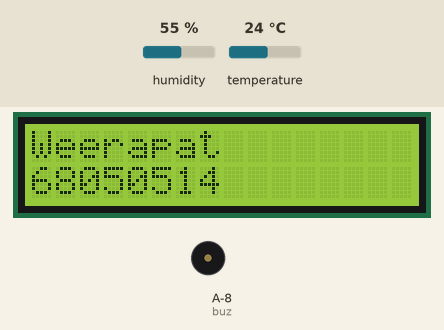
Simulated run of this sketch. Board: ATtiny85, built with avr-gcc and run on an emulated ATtiny85. On the bench: 16×2 character LCD, buzzer (waves = sounding). Inputs (shaded band) come from the test bench; at power-on: temperature 24 °C, humidity 55 %. What the sketch prints to the serial monitor is not drawn.

Above: at 2.6 s.
2.7 s: temperature set to 32 °C
At 5.4 s:
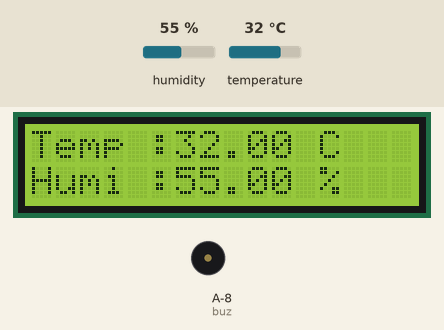
8.9 s: temperature set to 35 °C
At 9.9 s:
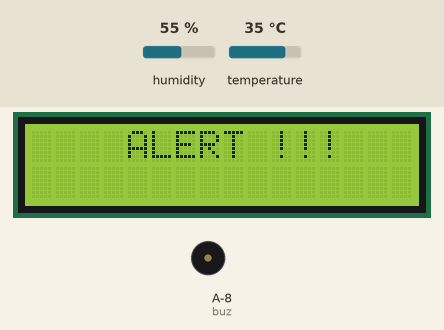
14.7 s: temperature set to 12 °C
At 18.7 s:
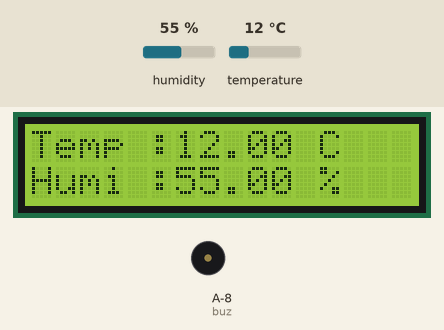
20.8 s: humidity set to 22 %
At 26.0 s:
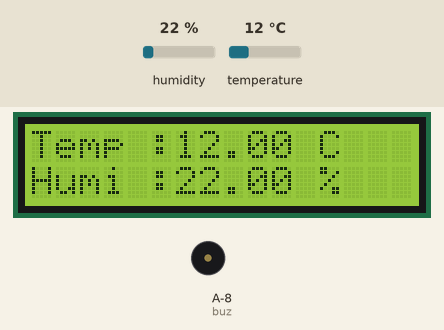
26.8 s: temperature set to 41 °C
At 30.0 s:
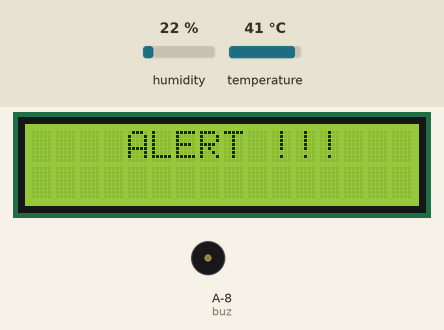
Timing chart, 0 to 31.5 s (numbered marks = the images above; inputs shaded):
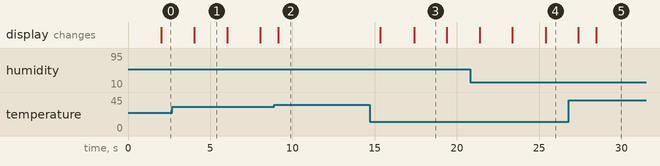

The sketch:

DHT-LCD-SEN.ino
```cpp
#include <DHT.h>
#include <LiquidCrystal_I2C.h>

#define DHTPIN 2
#define DHTTYPE DHT11
DHT dht(DHTPIN,DHTTYPE);

LiquidCrystal_I2C lcd(0x27, 16, 2);

#define buz 6

void setup(){
  Serial.begin(9600);
  Serial.println(F("DHT11 test!\n"));
  dht.begin();
  lcd.init(); // initialize the lcd
  lcd.backlight();
}
int time1 = millis();
bool st = 0 ;
float h ,t ;

void loop(){
  if (millis()-time1 >= 1000){
  h = dht.readHumidity();
  t = dht.readTemperature();
  }
  if  (t > 33){
    h = dht.readHumidity();
    t = dht.readTemperature();
    Serial.print("Humidity : ");
    Serial.print(h);
    Serial.print("      Temperature : ");
    Serial.println(t);
    lcd.clear(); // clear display
    lcd.setCursor(4, 0); // move cursor to (0, 0)
    lcd.print("ALERT !!!"); // print message at (0, 0)
    for (int i = 2000 ; i > 1000 ; i--){
      tone(buz,i);
      delay(1);
    }
    noTone(buz); // หยุดเสียง
    delay(1000); // รอ 1วินาที
    }

  else {
    if (millis() - time1 >= 2000) {
    st = !st ;
    time1 = millis();
    switch (st) {
    case 0 :
      h = dht.readHumidity();
      t = dht.readTemperature();
      Serial.print("Humidity : ");
      Serial.print(h);
      Serial.print("      Temperature : ");
      Serial.println(t);
      lcd.clear(); // clear display
      lcd.setCursor(0, 0); // move cursor to (0, 0)
      lcd.print("Temp :"); // print message at (0, 0)
      lcd.setCursor(6, 0); // move cursor to (2, 1)
      lcd.print(t); // print message at (2, 1)
      lcd.print(" C"); // print message at (0, 0)
      lcd.setCursor(0, 1); // move cursor to (0, 0)
      lcd.print("Humi :"); // print message at (0, 0)
      lcd.setCursor(6, 1); // move cursor to (2, 1)
      lcd.print(h); // print message at (2, 1)
      lcd.print(" %"); // print message at (0, 0)
      break;
    case 1 :
      lcd.clear(); // clear display
      lcd.setCursor(0, 0); // move cursor to (0, 0)
      lcd.print("Weerapat"); // print message at (0, 0)
      lcd.setCursor(0, 1); // move cursor to (0, 0)
      lcd.print("68050514"); // print message at (0, 0)
      break;
    }
    }
  }

} 
```

Measured:
- the behaviour switches between 33 and 34 °C on temperature (found by bisection; images 1 and 2)
- after the input at 2.7 s, the display: changes after 1.3 s (image 1)
- after the input at 8.9 s, the display: changes after 0.24 s (image 2)
- after the input at 14.7 s, tone on A-8 (buz): stays silent (without the input it goes to 1802 Hz after 2.9 s); the display: first changes after 0.65 s (image 3 shows a later state)
- after the input at 20.8 s, the display: first differs from a run without the input after 4.6 s (image 4)
- after the input at 26.8 s, the display: first differs from a run without the input after 1.7 s (image 5)
- what the display in image 1 shows lasts 2.0 s, from 4.0 s to 6.0 s
